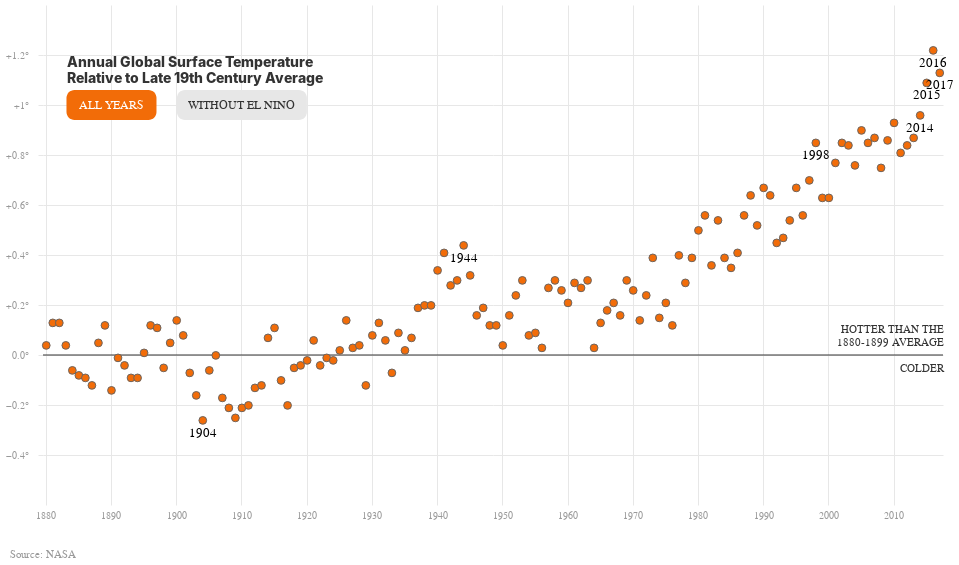

The notebook cell this image was saved under:
### Code cell
chart = alt.Chart(df, 
          title={ "text": ['Annual Global Surface Temperature', 'Relative to Late 19th Century Average'],},
        ).mark_point(
            color = gray, 
            fill = orange, 
            size = 60, 
            shape = 'circle',
            opacity = 1,
            strokeWidth = 1
        ).encode(
            x = alt.X(field='Year', 
                      type = 'nominal', 
                      axis = alt.Axis(
                          values = x_labels,
                          labelColor = labelgray,
                          labelAngle = 0,
                          labelAlign = 'center',
                          labelPadding = 10.0,
                          grid = True,
                          gridColor = gridgray,
                          ticks = False,
                          domain = False,
                      ),
                      title = None, 
                     ),
            y = alt.Y(field = 'Difference', 
                      type = 'quantitative',
                      axis = alt.Axis(
                          values = y_labels,
                          labelExpr="datum.value > 0.0 ? '+' + datum.value + '°' : datum.label + '°'",
                          labelColor = labelgray,
                          labelPadding = 10.0,
                          domain = False,
                          gridColor = gridgray,
                          ticks = True,
                          tickColor = gridgray,
                      ),
                      title = None
                     ),
)

points_text = alt.Chart({'values': points_to_sign}
              ).mark_text(dy=-45,
                          fontSize = 13
              ).encode(x='x:N', y='y:Q', text=alt.Text('x:N'))

subtitle_shape_1 = alt.Chart({'values':[{'x': 1890, 'y': 1.0}]}
                   ).mark_rect(size = 50, 
                               fill=orange,
                               opacity = 1,
                               cornerRadius=8.0,
                               height = 30,
                               width = 90,
                   ).encode(x='x:N', y='y:Q')

subtitle_1 = alt.Chart({'values':[{'x': 1890, 'y': 1.0}]}
             ).mark_text(text=['ALL YEARS'], 
                         color = 'white', 
                         angle=0, 
                         fontSize=12
             ).encode(x='x:N', y='y:Q')

subtitle_shape_2 = alt.Chart({'values':[{'x': 1910, 'y': 1.0}]}
                   ).mark_rect(size = 50, 
                               fill=gridgray,
                               opacity = 1,
                               cornerRadius=8.0,
                               height = 30,
                               width = 130
                   ).encode(x='x:N', y='y:Q')

subtitle_2 = alt.Chart({'values':[{'x': 1910, 'y': 1.0}]}
             ).mark_text(text=['WITHOUT EL NINO'], 
                         color = textgrey, 
                         angle=0, 
                         fontSize=12
             ).encode(x='x:N', y='y:Q')

line = alt.Chart(pd.DataFrame({'y': [0]})).mark_rule(color=textgrey).encode(y='y')

text_on_line = alt.Chart({'values':[{'x': 2010, 'y': 0}]}
               ).mark_text(text=['HOTTER THAN THE', '1880-1899 AVERAGE', '\n', 'COLDER'], 
                           color = textgrey, 
                           angle=0, 
                           align='right', 
                           dx = 50, 
                           dy = -25
               ).encode(x='x:N', y='y:Q')

source = alt.Chart(
    {"values": [{"text": "Source: NASA"}]}
).mark_text(size = 11,
            dx = -450,
            dy = 300,
            color = labelgray
           ).encode(
    text="text:N"
)

alt.layer(line, 
          text_on_line, 
          subtitle_shape_1, 
          subtitle_1, 
          subtitle_shape_2, 
          subtitle_2, 
          chart, 
          points_text,
          source
         ).properties(width = 900, 
                      height = 500,
         ).configure_view(strokeWidth = 0
         ).configure_title(anchor='start', 
                           dx=62, 
                           dy=85, 
                           color = textgrey, 
                           fontWeight=800, 
                           fontSize=14)

### Figure 1 — Vega-Lite specification as saved in the notebook (floating-point values rounded to 4 significant figures; data arrays with more than 128 entries replaced by an {"elided": "..."} marker saying what was removed)
{"config": {"view": {"continuousWidth": 400, "continuousHeight": 300, "strokeWidth": 0}, "title": {"anchor": "start", "color": "#333333", "dx": 62, "dy": 85, "fontSize": 14, "fontWeight": 800}}, "layer": [{"data": {"name": "data-06fd9f850666401b4599de5588b60692"}, "mark": {"type": "rule", "color": "#333333"}, "encoding": {"y": {"type": "quantitative", "field": "y"}}}, {"data": {"name": "data-05dbbd9cfa86d469e4a4fb1036e21ccf"}, "mark": {"type": "text", "align": "right", "angle": 0, "color": "#333333", "dx": 50, "dy": -25, "text": ["HOTTER THAN THE", "1880-1899 AVERAGE", "\n", "COLDER"]}, "encoding": {"x": {"type": "nominal", "field": "x"}, "y": {"type": "quantitative", "field": "y"}}}, {"data": {"name": "data-10036ddf2c1efc9bd230a9ddfb13d484"}, "mark": {"type": "rect", "cornerRadius": 8.0, "fill": "#F26C08", "height": 30, "opacity": 1, "size": 50, "width": 90}, "encoding": {"x": {"type": "nominal", "field": "x"}, "y": {"type": "quantitative", "field": "y"}}}, {"data": {"name": "data-10036ddf2c1efc9bd230a9ddfb13d484"}, "mark": {"type": "text", "angle": 0, "color": "white", "fontSize": 12, "text": ["ALL YEARS"]}, "encoding": {"x": {"type": "nominal", "field": "x"}, "y": {"type": "quantitative", "field": "y"}}}, {"data": {"name": "data-96a44313adc8b597ec1d352a5c9f6b52"}, "mark": {"type": "rect", "cornerRadius": 8.0, "fill": "#E7E7E7", "height": 30, "opacity": 1, "size": 50, "width": 130}, "encoding": {"x": {"type": "nominal", "field": "x"}, "y": {"type": "quantitative", "field": "y"}}}, {"data": {"name": "data-96a44313adc8b597ec1d352a5c9f6b52"}, "mark": {"type": "text", "angle": 0, "color": "#333333", "fontSize": 12, "text": ["WITHOUT EL NINO"]}, "encoding": {"x": {"type": "nominal", "field": "x"}, "y": {"type": "quantitative", "field": "y"}}}, {"data": {"name": "data-f8a3b37e182229c4db99fa19222ca5cc"}, "mark": {"type": "point", "color": "#6B6561", "fill": "#F26C08", "opacity": 1, "shape": "circle", "size": 60, "strokeWidth": 1}, "encoding": {"x": {"type": "nominal", "axis": {"domain": false, "grid": true, "gridColor": "#E7E7E7", "labelAlign": "center", "labelAngle": 0, "labelColor": "#999999", "labelPadding": 10.0, "ticks": false, "values": [1880, 1890, 1900, 1910, 1920, 1930, 1940, 1950, 1960, 1970, 1980, 1990, 2000, 2010]}, "field": "Year", "title": null}, "y": {"type": "quantitative", "axis": {"domain": false, "gridColor": "#E7E7E7", "labelColor": "#999999", "labelExpr": "datum.value > 0.0 ? '+' + datum.value + '°' : datum.label + '°'", "labelPadding": 10.0, "tickColor": "#E7E7E7", "ticks": true, "values": [-0.4, -0.2, 0.0, 0.2, 0.4, 0.6, 0.8, 1.0, 1.2]}, "field": "Difference", "title": null}}, "title": {"text": ["Annual Global Surface Temperature", "Relative to Late 19th Century Average"]}}, {"data": {"name": "data-1ba04292b7002f2f14d78cc2fd908a2c"}, "mark": {"type": "text", "dy": -45, "fontSize": 13}, "encoding": {"text": {"type": "nominal", "field": "x"}, "x": {"type": "nominal", "field": "x"}, "y": {"type": "quantitative", "field": "y"}}}, {"data": {"name": "data-70945e8fc7f3a8ce7a8f1357da4916a3"}, "mark": {"type": "text", "color": "#999999", "dx": -450, "dy": 300, "size": 11}, "encoding": {"text": {"type": "nominal", "field": "text"}}}], "height": 500, "width": 900, "$schema": "https://vega.github.io/schema/vega-lite/v4.8.1.json", "datasets": {"data-06fd9f850666401b4599de5588b60692": [{"y": 0}], "data-05dbbd9cfa86d469e4a4fb1036e21ccf": [{"x": 2010, "y": 0}], "data-10036ddf2c1efc9bd230a9ddfb13d484": [{"x": 1890, "y": 1.0}], "data-96a44313adc8b597ec1d352a5c9f6b52": [{"x": 1910, "y": 1.0}], "data-f8a3b37e182229c4db99fa19222ca5cc": {"elided": "138 records"}, "data-1ba04292b7002f2f14d78cc2fd908a2c": [{"x": 1904, "y": -0.49}, {"x": 1944, "y": 0.21}, {"x": 1998, "y": 0.62}, {"x": 2014, "y": 0.73}, {"x": 2015, "y": 0.86}, {"x": 2016, "y": 0.99}, {"x": 2017, "y": 0.9}], "data-70945e8fc7f3a8ce7a8f1357da4916a3": [{"text": "Source: NASA"}]}}
